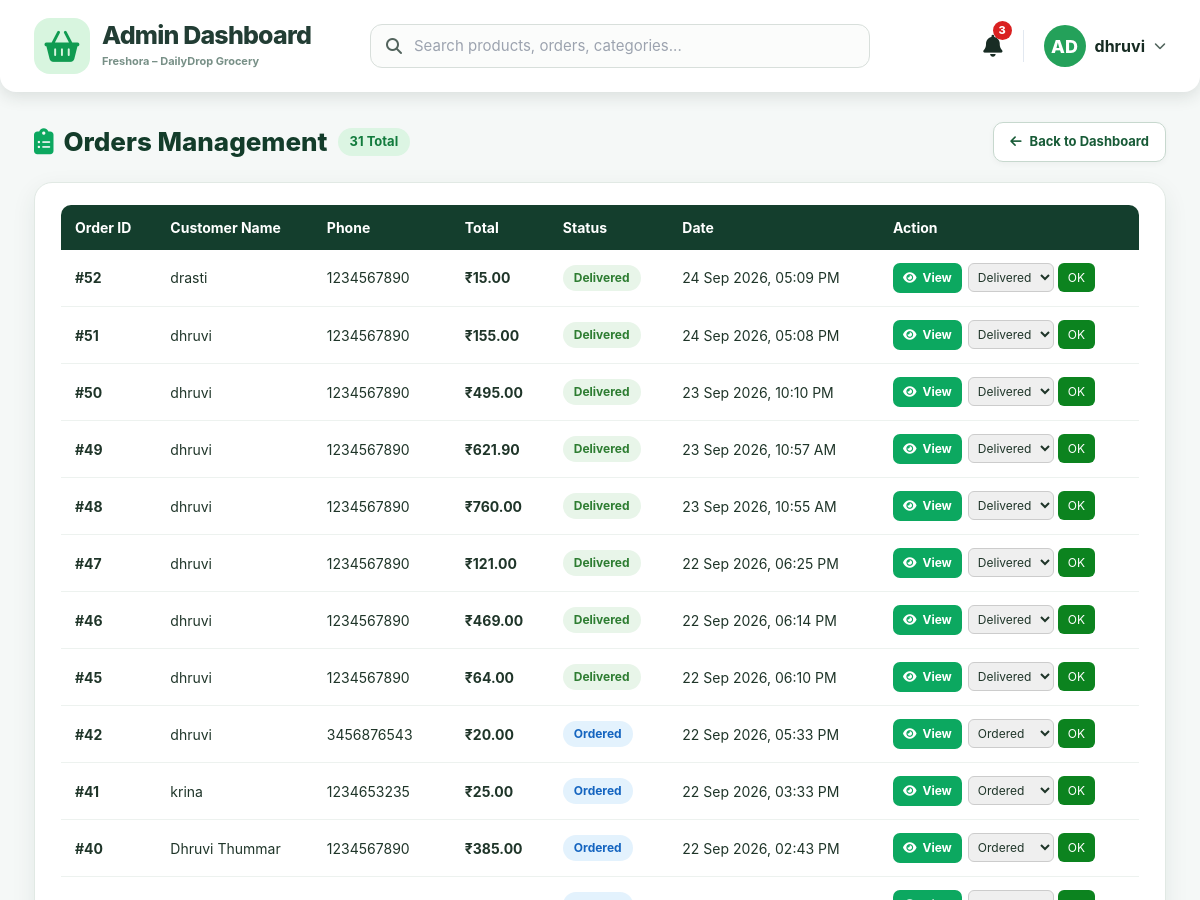
Page /admin-orders/ (signed in, upper part) on the earlier database version.
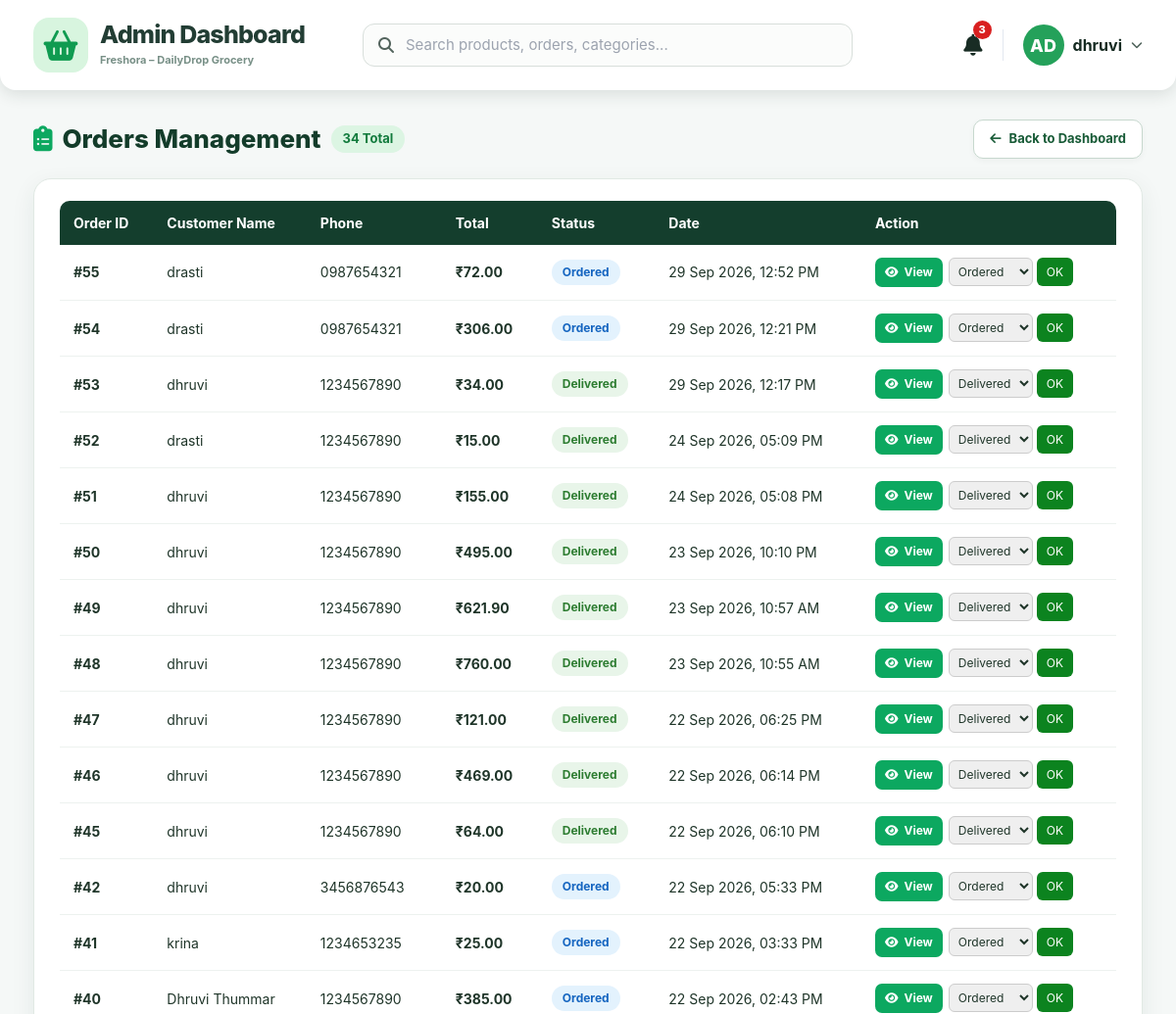
Same page on the later database version.
### store/models.py (models this page shows, shortened)
class Order(models.Model):
    user = models.ForeignKey(User, on_delete=models.CASCADE, null=True, blank=True)
    customer_name = models.CharField(max_length=100, default="Guest")
    customer_phone = models.CharField(max_length=30, blank=True)
    total_amount = models.DecimalField(max_digits=10, decimal_places=2)
    paid_amount = models.DecimalField(max_digits=10, decimal_places=2, default=0)
    cash_received = models.DecimalField(max_digits=10, decimal_places=2, null=True, blank=True)
    discount_code = models.CharField(max_length=50, blank=True)
    created_at = models.DateTimeField(auto_now_add=True)
    status = models.CharField(max_length=20, default='Ordered', choices=[
        ('Ordered','Ordered'),
        ('Packed','Packed'),
        ('Shipped','Shipped'),
        ('Delivered','Delivered'),
        ('Cancelled','Cancelled')
    ])
    payment_method = models.CharField(max_length=50, default='Cash on Delivery')
    payment_status = models.CharField(max_length=20, default='PENDING')
    cash_collected = models.BooleanField(default=False)
    cash_amount_received = models.DecimalField(max_digits=10, decimal_places=2, null=True, blank=True)
    cash_collected_at = models.DateTimeField(null=True, blank=True)
    cash_collected_by = models.CharField(max_length=100, null=True, blank=True)

### store/views.py (the view, shortened to what this page needs)
    @never_cache
    def wrapper(request, *args, **kwargs):
        if request.user.is_authenticated and (request.user.is_staff or request.user.is_superuser):
            request.session['admin_user_id'] = request.user.id
            return view_func(request, *args, **kwargs)

### store/context_processors.py (called while the page is built)
def active_save10(request):
    cart = request.session.get('cart', {})
    cart_total = 0
    if isinstance(cart, dict):
        for item in cart.values():
            if isinstance(item, dict):
                cart_total += item.get('qty', 0)
            elif isinstance(item, (int, float)):
                cart_total += int(item)
    return {
        'save10_coupon': Coupon.objects.filter(code__iexact='SAVE10', is_active=True).first(),
        'cart_total': cart_total,
    }

### store/views.py (called while the page is built, shortened)
def admin_required(view_func):
    @never_cache
    def wrapper(request, *args, **kwargs):
        if request.user.is_authenticated and (request.user.is_staff or request.user.is_superuser):
            request.session['admin_user_id'] = request.user.id
            return view_func(request, *args, **kwargs)
    return wrapper

@admin_required
def admin_orders(request):
    orders = Order.objects.all().order_by('-created_at')
    return render(request, 'store/admin_orders.html', {'orders': orders})

### store/templates/store/admin_orders.html (shortened to what this page needs)
{% load static %}
<!DOCTYPE html>
<html lang="en">
<head>
  <script src="https://cdn.tailwindcss.com"></script>
  <link rel="stylesheet" href="https://cdnjs.cloudflare.com/ajax/libs/font-awesome/6.5.0/css/all.min.css">
</head>
<body>
  <div class="admin-shell">
    <header class="admin-header">
      <a class="brand" href="{% url 'admin_dashboard' %}">
        <span class="brand-mark"><i class="fa-solid fa-basket-shopping"></i></span>
        <span>
          <span class="brand-title">Admin Dashboard</span>
          <span class="brand-subtitle">Freshora – DailyDrop Grocery</span>
        </span>
      </a>
      <form class="dashboard-search" method="get" action="{% url 'home' %}">
        <i class="fa-solid fa-magnifying-glass"></i>
        <input name="q" placeholder="Search products, orders, categories..." aria-label="Search products, orders, categories">
      </form>
      <div class="header-actions">
        <span class="notification" title="Notifications"><i class="fa-solid fa-bell"></i><b class="notification-badge">3</b></span>
        <div class="admin-user">
          <span class="admin-avatar">AD</span>
          <span>{{ request.user.username|default:'Admin' }}</span>
          <i class="fa-solid fa-chevron-down"></i>
        </div>
      </div>
    </header>
    <main class="dashboard-content">
      <div class="page-title-row">
        <h1 class="page-title">
          <i class="fa-solid fa-clipboard-list" style="color:#0ca860;"></i> Orders Management
          <span class="badge-count">{{ orders|length }} Total</span>
        </h1>
        <a href="{% url 'admin_dashboard' %}" class="back-btn">
          <i class="fa-solid fa-arrow-left"></i> Back to Dashboard
        </a>
      </div>
      <div class="orders-card">
        <div class="table-responsive">
          <table class="orders-table">
            <thead>
              <tr>
                <th>Order ID</th>
                <th>Customer Name</th>
                <th>Phone</th>
                <th>Total</th>
                <th>Status</th>
                <th>Date</th>
                <th>Action</th>
              </tr>
            </thead>
            <tbody>
              {% for order in orders %}
              <tr>
                <td><strong>#{{ order.id }}</strong></td>
                <td>{{ order.customer_name|default:"Guest" }}</td>
                <td>{{ order.customer_phone|default:"-" }}</td>
                <td><strong>₹{{ order.total_amount|floatformat:2 }}</strong></td>
                <td>
                  <span class="status-badge status-{{ order.status|lower }}">{{ order.status }}</span>
                </td>
                <td>{{ order.created_at|date:"d M Y, h:i A" }}</td>
                <td style="display:flex; gap:6px; align-items:center; flex-wrap:wrap;">
                  <a href="{% url 'bill_detail' order.id %}" class="btn-view" style="padding:6px 10px; font-size:12px; white-space:nowrap;">
                   <i class="fa-solid fa-eye"></i> View
                   </a>
                  <form method="POST" action="{% url 'update_order_status' order.id %}" style="display:flex; gap:4px;">
                    <select name="status" style="padding:5px; border-radius:6px; border:1px solid #ccc; font-size:12px;">
                       <option value="Ordered" {% if order.status == 'Ordered' %}selected{% endif %}>Ordered</option>
                      <option value="Delivered" {% if order.status == 'Delivered' %}selected{% endif %}>Delivered</option>
                     </select>
                     <button type="submit" style="background:#0C831F; color:white; border:none; padding:5px 10px; border-radius:6px; cursor:pointer; font-size:12px;">OK</button>
                   </form>
                 </td>
              </tr>
              {% empty %}
              <tr>
                <td colspan="7" style="text-align:center; padding:30px; color:#688073;">
                  No orders found.
                </td>
              </tr>
              {% endfor %}
            </tbody>
          </table>
        </div>
      </div>
    </main>
  </div>
</body>
</html>

### store/templates/store/admin_orders.html (style rules this page uses)
:root { --ink:#162b22; --muted:#64746d; }
* { box-sizing:border-box; }
body { margin:0; background:#f5f8f7; color:var(--ink); font-family:Inter, ui-sans-serif, system-ui, -apple-system, BlinkMacSystemFont, "Segoe UI", sans-serif; }
.admin-shell { min-height:100vh; padding-bottom:34px; }
.admin-header { min-height:92px; background:#fff; border-radius:0 0 16px 16px; box-shadow:0 5px 16px rgba(29,53,45,.12); display:grid; grid-template-columns:280px minmax(280px, 500px) 240px; justify-content:space-between; align-items:center; gap:22px; padding:14px 34px; }
.brand { display:flex; align-items:center; gap:12px; text-decoration:none; color:#223d34; }
.brand-mark { width:56px; height:56px; border-radius:16px; background:#d8f5df; display:flex; align-items:center; justify-content:center; color:#109b51; font-size:31px; }
.brand-title { display:block; font-size:25px; line-height:1; font-weight:850; letter-spacing:-.8px; }
.brand-subtitle { display:block; color:#789087; font-size:11px; font-weight:700; margin-top:5px; }
.dashboard-search { display:flex; align-items:center; gap:12px; border:1px solid #d8dfdb; background:#fbfcfb; border-radius:12px; padding:10px 15px; }
.dashboard-search i { color:#53645d; }
.dashboard-search input { width:100%; border:0; outline:0; background:transparent; font-size:15px; }
.header-actions { display:flex; align-items:center; justify-content:flex-end; gap:20px; }
.notification { position:relative; color:#182c24; font-size:22px; }
.notification-badge { position:absolute; top:-9px; right:-9px; background:#d92020; color:#fff; width:19px; height:19px; border-radius:50%; display:flex; align-items:center; justify-content:center; font-size:11px; font-weight:800; }
.admin-user { display:flex; align-items:center; gap:9px; font-weight:700; }
.admin-avatar { width:42px; height:42px; border-radius:50%; background:#24a15a; color:#fff; display:flex; align-items:center; justify-content:center; font-size:18px; font-weight:800; }
.admin-user i { color:#4f635b; font-size:12px; }
.dashboard-content { max-width:1280px; margin:30px auto 0; padding:0 34px; }
.page-title-row { display:flex; align-items:center; justify-content:space-between; margin-bottom:20px; flex-wrap:wrap; gap:14px; }
.page-title { margin:0; font-size:26px; font-weight:800; color:#133c2a; display:flex; align-items:center; gap:10px; }
.badge-count { background:#dcf5e3; color:#127b3d; font-size:13px; font-weight:700; padding:4px 12px; border-radius:20px; }
.back-btn { display:inline-flex; align-items:center; gap:8px; background:#fff; border:1px solid #c7d8ce; color:#185b37; text-decoration:none; padding:9px 16px; border-radius:10px; font-weight:700; font-size:13px; transition:all 0.2s; box-shadow:0 2px 6px rgba(0,0,0,0.04); }
.orders-card { background:#fff; border-radius:18px; box-shadow:0 8px 24px rgba(31,59,48,.08); padding:22px 26px; border:1px solid #e1e9e4; }
.table-responsive { width:100%; overflow-x:auto; }
.orders-table { width:100%; border-collapse:collapse; font-size:14px; text-align:left; }
.orders-table th { background:#143e2d; color:#fff; padding:12px 14px; font-weight:700; white-space:nowrap; }
.orders-table th:first-child { border-top-left-radius:10px; }
.orders-table th:last-child { border-top-right-radius:10px; }
.orders-table td { padding:13px 14px; border-bottom:1px solid #edf2ef; vertical-align:middle; color:#1f3529; }
.status-badge { display:inline-block; padding:4px 11px; border-radius:20px; font-size:12px; font-weight:700; text-align:center; }
.status-ordered { background:#e3f2fd; color:#1565c0; }
.status-delivered { background:#e8f5e9; color:#2e7d32; }
.btn-view { display:inline-flex; align-items:center; gap:6px; background:#0ca860; color:#fff; text-decoration:none; padding:6px 13px; border-radius:7px; font-size:12px; font-weight:700; transition:background 0.2s; white-space:nowrap; }

Differences in the rows shown:
no longer on this page (row unchanged): Order: status "Ordered"
added Order: id "55", customer_name "drasti", customer_phone "0987654321", total_amount "72.00", status "Ordered", created_at "29 Sep 2026, 12:52 PM"
added Order: id "54", customer_name "drasti", customer_phone "0987654321", total_amount "306.00", status "Ordered", created_at "29 Sep 2026, 12:21 PM"
added Order: id "53", customer_name "dhruvi", customer_phone "1234567890", total_amount "34.00", status "Delivered", created_at "29 Sep 2026, 12:17 PM"
Other differences:
{{ orders|length }}: "31" → "34"
